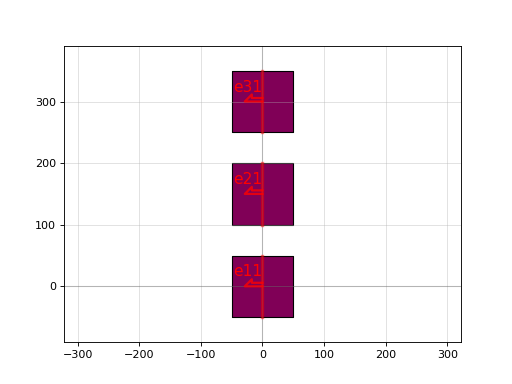

This figure's Python source:
import gdsfactory as gf

c = gf.components.pad_array180(pad='pad', spacing=[150.0, 150.0], columns=1, rows=3, orientation=180)
c.plot()
